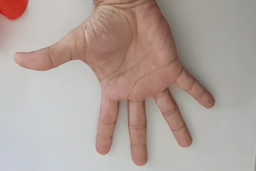
#> input picture image/hand.png, 256 x 171 px, shrunk from 865 x 577 before the run
$ python filterimages.py
#> lines starting #> are read from the running program, lines starting #| are printed output that depends on the picture
from PIL import Image


path = input("please provide path to image: ")
#> the answer given: image/hand.png
img = Image.open(path).convert("RGB")

width,height = img.size
#> width = 256; height = 171

pixels = img.load()


def red(r,g,b):
    newr = r
    newg = 0
    newb = 0
    return (newr,newg,newb)
def darkpink(r,g,b):
    newr = g
    newg = b
    newb = r
    return (newr,newg,newb)
def skyblue(r,g,b):
    newr = b
    newg = g
    newb = r
    return (newr,newg,newb)
def lemonyellow(r,g,b):
    newr = g
    newg = r
    newb = b
    return (newr,newg,newb)
def grey(r,g,b):
    newr = (r+g+b)//3
    newg = (r+g+b)//3
    newb = (r+g+b)//3
    return (newr,newg,newb)
def sepia(r,g,b):
    newr = int((r * .393) + (g *.769) + (b * .189))
    newg = int((r * .349) + (g *.686) + (b * .168))
    newb = int((r * .272) + (g *.534) + (b * .131))
    return (newr,newg,newb)
choice = '''
enter you choice
1:red
2:darkpink
3:skybule
4:lemonyellow
5:grey
6:sepia
'''
print(choice)
no = int(input())
#> the answer given: 3

for py in range(height):
    for px in range(width):
      r,g,b = img.getpixel((px,py))
      if no == 1:
          pixels[px,py] = red(r,g,b)
      elif no == 2:
          pixels[px,py] = darkpink(r,g,b)
      elif no == 3:
          pixels[px,py] = skyblue(r,g,b)
      elif no == 4:
          pixels[px,py] = lemonyellow(r,g,b)
      elif no == 5:
          pixels[px,py] = grey(r,g,b)
      elif no == 6:
          pixels[px,py] = sepia(r,g,b)
      else:
          pixels[px,py] = (r,g,b)


img.show()
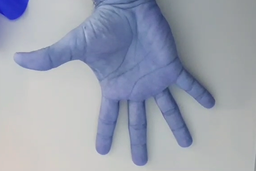
#> shown: PIL image 256x171 RGB; mean R, G, B 155.6, 161.7, 176.6
img.save("newfilterimg.jpg")
